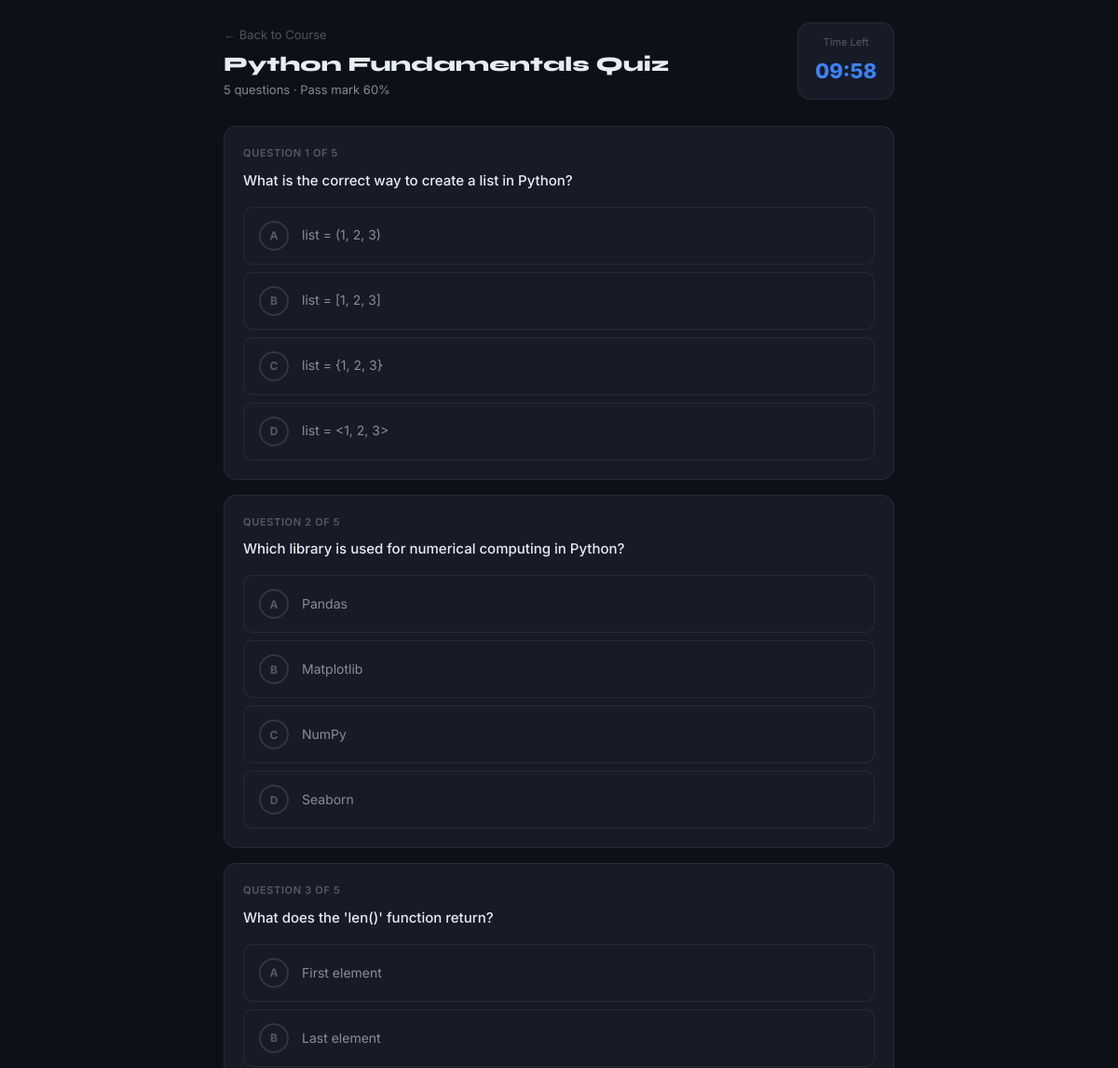
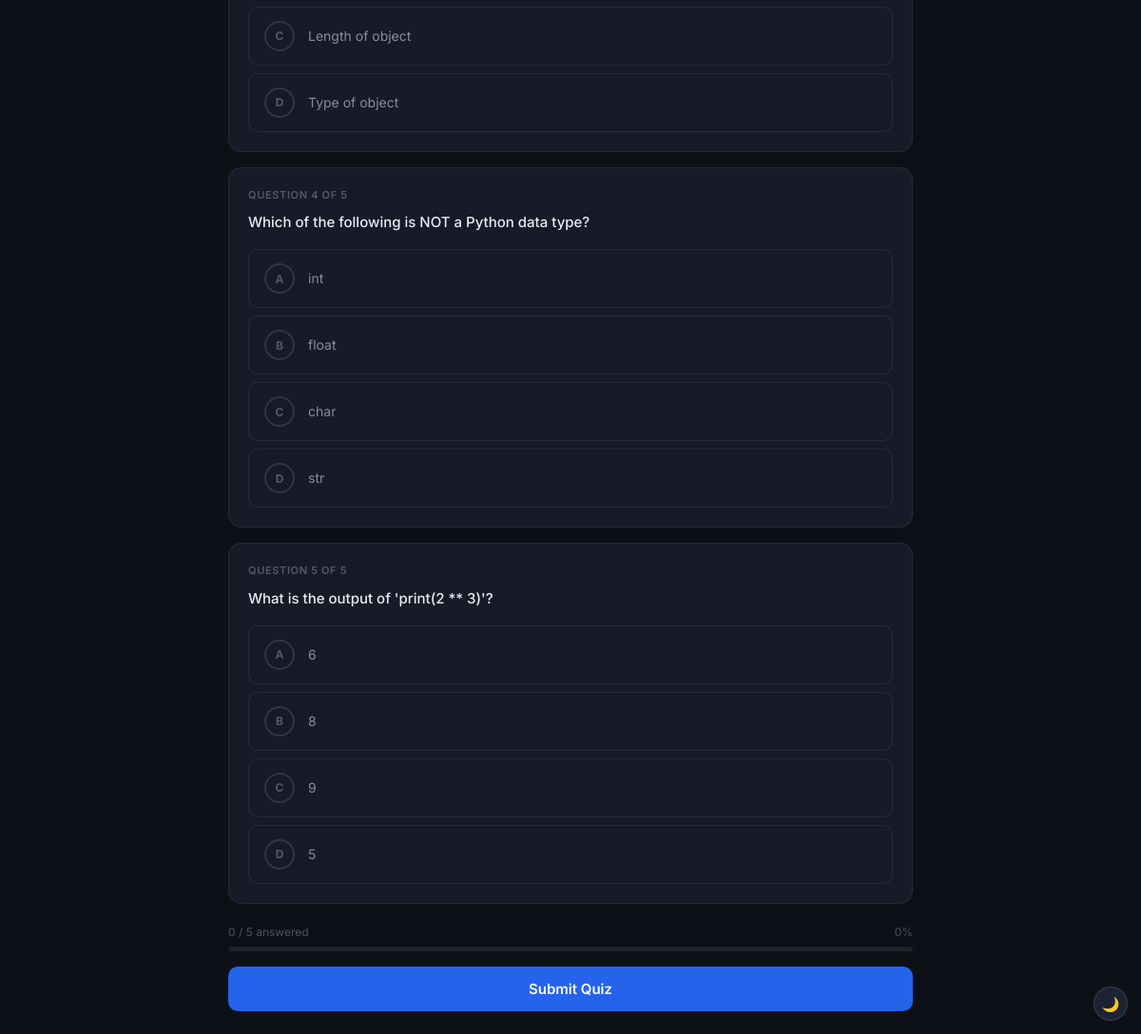
Page /quiz/1 (signed in) on the committed database (2 pictures, top to bottom).
### skillbridge/models.py (models this page shows)
class Quiz(db.Model):
    __tablename__ = "quizzes"
    id        = db.Column(db.Integer, primary_key=True)
    course_id = db.Column(db.Integer, db.ForeignKey("courses.id", ondelete="CASCADE"), nullable=False)
    title     = db.Column(db.String(200), nullable=False)
    time_limit= db.Column(db.Integer, default=600)
    pass_pct  = db.Column(db.Integer, default=60)
    course    = db.relationship("Course")
    questions = db.relationship("QuizQuestion", backref="quiz", lazy="dynamic",
                                cascade="all, delete-orphan")

class QuizQuestion(db.Model):
    __tablename__ = "quiz_questions"
    id          = db.Column(db.Integer, primary_key=True)
    quiz_id     = db.Column(db.Integer, db.ForeignKey("quizzes.id", ondelete="CASCADE"), nullable=False)
    question    = db.Column(db.Text, nullable=False)
    option_a    = db.Column(db.String(300), nullable=False)
    option_b    = db.Column(db.String(300), nullable=False)
    option_c    = db.Column(db.String(300), nullable=False)
    option_d    = db.Column(db.String(300), nullable=False)
    correct     = db.Column(db.String(1), nullable=False)
    explanation = db.Column(db.Text, default="")

### skillbridge/blueprints/main.py (the view)
@bp.route("/quiz/<int:course_id>")
@login_required
def take_quiz(course_id):
    course = Course.query.get_or_404(course_id)
    quiz   = Quiz.query.filter_by(course_id=course_id).first()
    if not quiz:
        flash("No quiz available for this course yet.", "info")
        return redirect(url_for("main.learn", course_id=course_id))
    questions = quiz.questions.all()
    from ..data import SUPPORTED_LANGUAGES
    attempts = QuizAttempt.query.filter_by(
        user_id=current_user.id, course_id=course_id
    ).order_by(QuizAttempt.attempted_at.desc()).all()
    return render_template("quiz.html", course=course, quiz=quiz,
                           questions=questions, attempts=attempts,
                           SUPPORTED_LANGUAGES=SUPPORTED_LANGUAGES)

### skillbridge/extensions.py (called while the page is built)
@login_manager.user_loader
def load_user(user_id):
    from .models import User
    return db.session.get(User, int(user_id))

### templates/quiz.html (shortened to what this page needs)
{% extends "base.html" %}
{% block content %}
<div style="min-height:100vh;background:var(--bg);padding:24px 16px;">
<div style="max-width:720px;margin:0 auto;">
  <div class="quiz-header" style="display:flex;align-items:flex-start;justify-content:space-between;gap:16px;margin-bottom:28px;flex-wrap:wrap;">
    <div>
      <a href="/learn/{{ course.id }}" style="font-size:13px;color:var(--text-faint);display:inline-block;margin-bottom:8px;">← Back to Course</a>
      <h1 style="font-size:22px;font-weight:800;margin-bottom:4px;">{{ quiz.title }}</h1>
      <p style="font-size:13px;color:var(--text-muted);">{{ questions|length }} questions · Pass mark {{ quiz.pass_pct }}%</p>
    </div>
    <div style="display:flex;flex-direction:column;gap:8px;align-items:flex-end;">
      <div class="card-flat" style="padding:12px 18px;text-align:center;min-width:90px;" id="timer-box">
        <p style="font-size:11px;color:var(--text-faint);margin-bottom:4px;">Time Left</p>
        <p id="timer" style="font-size:22px;font-weight:800;color:var(--brand-light);">--:--</p>
      </div>
    </div>
  </div>
  <form id="quiz-form" method="POST" action="/quiz/{{ course.id }}/submit">
    <div id="questions-container" style="display:flex;flex-direction:column;gap:16px;">
      {% for q in questions %}
      <div class="card-flat" style="padding:20px;" data-qid="{{ q.id }}">
        <p style="font-size:11px;font-weight:600;color:var(--text-faint);text-transform:uppercase;letter-spacing:0.06em;margin-bottom:8px;">Question {{ loop.index }} of {{ questions|length }}</p>
        <p class="q-text" style="font-size:15px;font-weight:500;line-height:1.6;margin-bottom:16px;">{{ q.question }}</p>
        <div style="display:flex;flex-direction:column;gap:8px;">
          {% for opt, label in [('a',q.option_a),('b',q.option_b),('c',q.option_c),('d',q.option_d)] %}
          <label class="opt-label" data-name="q_{{ q.id }}" data-opt="{{ opt }}">
            <span class="opt-circle">{{ opt|upper }}</span>
            <span class="opt-text" style="font-size:14px;color:var(--text-muted);">{{ label }}</span>
          </label>
          {% endfor %}
        </div>
      </div>
      {% endfor %}
    </div>
    <div style="margin:20px 0 16px;">
      <div style="display:flex;justify-content:space-between;font-size:12px;color:var(--text-faint);margin-bottom:6px;">
        <span id="ans-count">0 / {{ questions|length }} answered</span>
        <span id="ans-pct">0%</span>
      </div>
      <div class="progress-track"><div id="quiz-bar" class="progress-fill" style="width:0;"></div></div>
    </div>
    <button type="submit" class="btn btn-primary" style="width:100%;justify-content:center;padding:14px;font-size:15px;">Submit Quiz</button>
  </form>
</div>
</div>
{% endblock %}

### static/css/style.css (style rules this page uses)
:root { --brand: #2563eb; --brand-light: #3b82f6; --brand-dim: rgba(37,99,235,0.10); --brand-border: rgba(37,99,235,0.22); --bg: #0d1117; --bg-card: #161b27; --bg-raised: #1c2333; --bg-input: #0d1117; --border: rgba(255,255,255,0.07); --border-md: rgba(255,255,255,0.12); --text: #e6edf3; --text-muted: rgba(230,237,243,0.55); --text-faint: rgba(230,237,243,0.30); --success: #10b981; --warning: #f59e0b; --danger: #ef4444; --purple: #8b5cf6; --radius-sm: 6px; --radius: 10px; --radius-lg: 14px; --shadow-sm: 0 1px 3px rgba(0,0,0,0.5); --shadow: 0 4px 12px rgba(0,0,0,0.5); --shadow-lg: 0 8px 24px rgba(0,0,0,0.6); --transition: 0.18s ease; --learn-sidebar-w: 320px; --learn-topbar-h: 52px; }
*, *::before, *::after { box-sizing: border-box; margin: 0; padding: 0; }
html { scroll-behavior: smooth; }
body { font-family: 'Inter', system-ui, sans-serif; background: var(--bg); color: var(--text); -webkit-font-smoothing: antialiased; line-height: 1.6; }
a { color: inherit; text-decoration: none; }
button { cursor: pointer; font-family: inherit; }
h1,h2,h3,h4 { font-family: 'Syne','Inter',sans-serif; line-height: 1.2; }
.card-flat { background:var(--bg-card); border:1px solid var(--border); border-radius:var(--radius-lg); }
.btn { display:inline-flex; align-items:center; gap:7px; padding:9px 18px; border-radius:var(--radius); font-weight:600; font-size:14px; font-family:inherit; border:none; transition:all var(--transition); white-space:nowrap; }
.btn-primary { background:var(--brand); color:#fff; }
.progress-track { height:5px; background:rgba(255,255,255,0.07); border-radius:99px; overflow:hidden; }

### templates/quiz.html (style rules this page uses)
.opt-label { display:flex;align-items:center;gap:14px;padding:14px 16px;border-radius:var(--radius);border:1px solid var(--border);background:var(--bg-card);cursor:pointer;transition:all var(--transition); }
.opt-circle { width:32px;height:32px;border-radius:50%;border:2px solid var(--border-md);display:flex;align-items:center;justify-content:center;font-size:12px;font-weight:700;color:var(--text-faint);flex-shrink:0;transition:all var(--transition); }

### rows in the picture
Quiz: title "Python Fundamentals Quiz", pass_pct "60"
QuizQuestion: questions "5", question "What is the correct way to create a list in Python?", opt "A", option_a "list = (1, 2, 3)", correct "B", option_b "list = [1, 2, 3]", opt "C", option_c "list = {1, 2, 3}", opt "D", option_d "list = <1, 2, 3>"
QuizQuestion: questions "5", question "Which library is used for numerical computing in Python?", opt "A", option_a "Pandas", opt "B", option_b "Matplotlib", correct "C", option_c "NumPy", opt "D", option_d "Seaborn"
QuizQuestion: questions "5", question "What does the 'len()' function return?", opt "A", option_a "First element", opt "B", option_b "Last element", correct "C", option_c "Length of object", opt "D", option_d "Type of object"
QuizQuestion: questions "5", question "Which of the following is NOT a Python data type?", opt "A", option_a "int", opt "B", option_b "float", correct "C", option_c "char", opt "D", option_d "str"
QuizQuestion: questions "5", question "What is the output of 'print(2 ** 3)'?", opt "A" "B" "C" "D", label "6" "8" "9" "5"

### other values in the picture
{{ questions|length }} "5"
